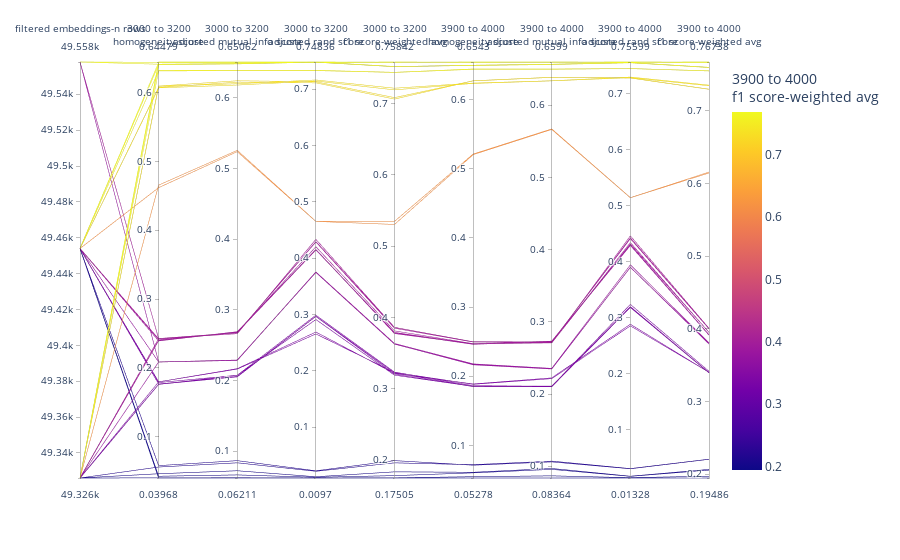

Write notebook code for a chart like this one.
### Markdown cell above
### Filter to only runs with over 49k rows

Since these are the ones we'll care about the most

### Code cell
l_cols_plot_raw_ = l_parallel_params + l_parallel_metrics_3k + l_parallel_metrics_4k
l_cols_plot_clean_ = [rename_col_for_display(c) for c in l_cols_plot_raw_]
df_plot_ = (
    df_mlf_clustering_candidates
    [df_mlf_clustering_candidates['metrics.filtered_embeddings-n_rows'] >= 49000]
    [l_cols_plot_raw_]
    .rename(columns={c: rename_col_for_display(c) for c in l_cols_plot_raw_})
    .reset_index(drop=True)
)
print(df_plot_.shape)


fig = px.parallel_coordinates(
    df_plot_,
    color=l_cols_plot_clean_[-1],
    # dimensions=l_cols_plot_clean_,
    # labels={},
    # color_continuous_scale=px.colors.diverging.Tealrose,
    # color_continuous_midpoint=2
)
fig.show()
